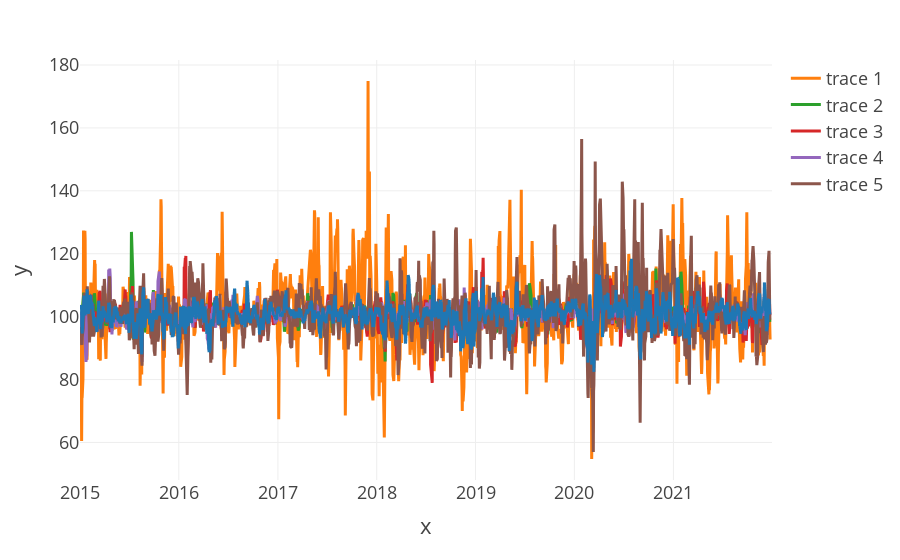

The notebook cell this image was saved under:
### Code cell
fig = px.line(x = df_aapl_r.index, y = df_aapl_r.week)
fig.add_scatter(x=df_btcusd_r.index, y=df_btcusd_r.week, mode='lines')
fig.add_scatter(x=df_goog_r.index, y=df_goog_r.week, mode='lines')
fig.add_scatter(x=df_fb_r.index, y=df_fb_r.week, mode='lines')
fig.add_scatter(x=df_msft_r.index, y=df_msft_r.week, mode='lines')
fig.add_scatter(x=df_tsla_r.index, y=df_tsla_r.week, mode='lines')
fig.show()

### Figure 1 — Plotly figure (JSON) as saved in the notebook; plotly's stock layout.template omitted (floating-point values rounded to 4 significant figures; data arrays with more than 128 entries replaced by an {"elided": "..."} marker saying what was removed)
{"data": [{"hovertemplate": "x=%{x}<br>y=%{y}<extra></extra>", "legendgroup": "", "line": {"color": "#1F77B4", "dash": "solid"}, "marker": {"symbol": "circle"}, "mode": "lines", "name": "", "showlegend": false, "type": "scattergl", "x": {"elided": "1763 str values"}, "xaxis": "x", "y": {"elided": "1763 float values"}, "yaxis": "y"}, {"mode": "lines", "type": "scatter", "x": {"elided": "1827 str values"}, "y": {"elided": "1827 float values"}}, {"mode": "lines", "type": "scatter", "x": {"elided": "1763 str values"}, "y": {"elided": "1763 float values"}}, {"mode": "lines", "type": "scatter", "x": {"elided": "1763 str values"}, "y": {"elided": "1763 float values"}}, {"mode": "lines", "type": "scatter", "x": {"elided": "1763 str values"}, "y": {"elided": "1763 float values"}}, {"mode": "lines", "type": "scatter", "x": {"elided": "1763 str values"}, "y": {"elided": "1763 float values"}}], "layout": {"legend": {"tracegroupgap": 0}, "margin": {"t": 60}, "xaxis": {"anchor": "y", "domain": [0, 1], "title": {"text": "x"}}, "yaxis": {"anchor": "x", "domain": [0, 1], "title": {"text": "y"}}}}
